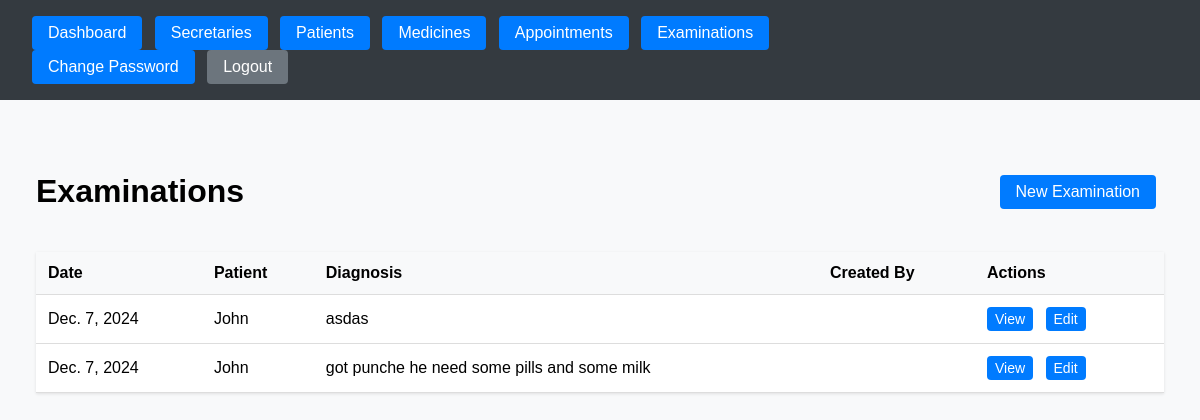
Page /examinations/ (signed in) on the earlier database version.
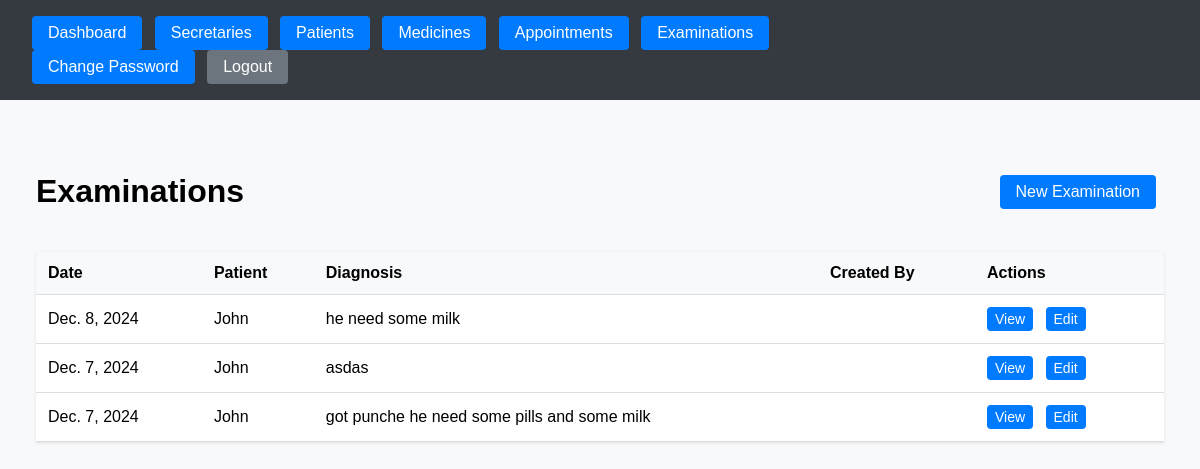
Same page on the later database version.
### secretary_dash/models.py (models this page shows, shortened)
class Examination(models.Model):
    patient = models.ForeignKey(Patient, on_delete=models.CASCADE)
    date = models.DateField(auto_now_add=True)
    symptoms = models.TextField()
    diagnosis = models.TextField()
    created_by = models.ForeignKey(User, on_delete=models.CASCADE)
    created_at = models.DateTimeField(auto_now_add=True)
    class Meta:
        ordering = ['-date']

class Patient(models.Model):
    name = models.CharField(max_length=100)
    phone = models.CharField(max_length=20)
    email = models.EmailField()
    address = models.TextField()
    date_of_birth = models.DateField()
    created_at = models.DateTimeField(auto_now_add=True)
    class Meta:
        ordering = ['name']

### secretary_dash/views.py (the view)
# urls.py: path('examinations/', views.examination_list, name='examination_list'),
@login_required
@user_passes_test(lambda u: u.is_superuser)
def examination_list(request):
    examinations = Examination.objects.all().order_by('-date', '-created_at')
    return render(request, 'secretary_dash/doctor/examination_list.html', {
        'examinations': examinations
    })

### secretary_dash/templates/secretary_dash/doctor/examination_list.html (shortened to what this page needs)
{% extends 'secretary_dash/doctor/base.html' %}
{% block content %}
<div class="examination-list-container">
    <div class="header">
        <h1>Examinations</h1>
        <a href="{% url 'secretary_dash:examination_create' %}" class="btn btn-primary">New Examination</a>
    </div>
    {% if examinations %}
        <table>
            <thead>
                <tr>
                    <th>Date</th>
                    <th>Patient</th>
                    <th>Diagnosis</th>
                    <th>Created By</th>
                    <th>Actions</th>
                </tr>
            </thead>
            <tbody>
                {% for examination in examinations %}
                    <tr>
                        <td>{{ examination.date }}</td>
                        <td>{{ examination.patient.name }}</td>
                        <td>{{ examination.diagnosis|truncatewords:10 }}</td>
                        <td>{{ examination.created_by.get_full_name }}</td>
                        <td class="actions">
                            <a href="{% url 'secretary_dash:examination_detail' examination.id %}"
                               class="btn btn-sm">View</a>
                            <a href="{% url 'secretary_dash:examination_edit' examination.id %}"
                               class="btn btn-sm">Edit</a>
                        </td>
                    </tr>
                {% endfor %}
            </tbody>
        </table>
    {% else %}
        <p class="no-data">No examinations found.</p>
    {% endif %}
</div>
{% endblock %}

Differences in the rows shown:
added Examination: date "Dec. 8, 2024", patient.name "John", diagnosis "he need some milk"
